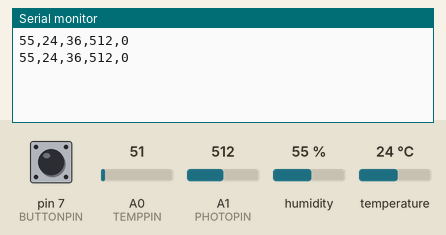
The sketch below on a simulated Arduino Uno, built with avr-gcc and run on an emulated ATmega328P. Parts: the last lines printed to the serial monitor. The test bench sets the inputs (shaded band); at power-on: A0 (TEMPPIN) = 51, pin 7 (BUTTONPIN) LOW, humidity 55 %, A1 (PHOTOPIN) = 512, temperature 24 °C.

Above: at 1.8 s.
1.9 s: A0 (TEMPPIN) set to 15
At 2.4 s:
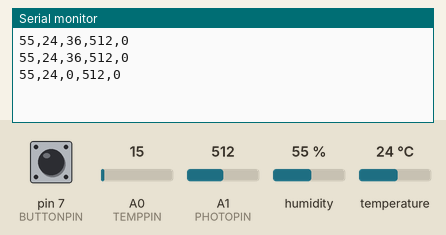
7.9 s: pin 7 (BUTTONPIN) pulled HIGH for 1.25 s
At 9.5 s:
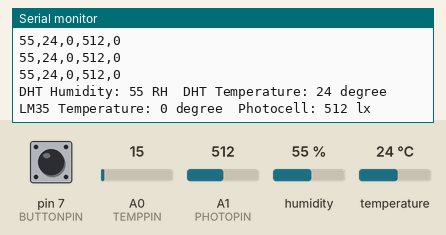
11.6 s: humidity set to 22 %
At 12.9 s:
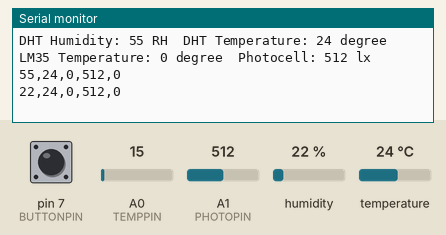
13.1 s: A1 (PHOTOPIN) set to 716
At 14.1 s:
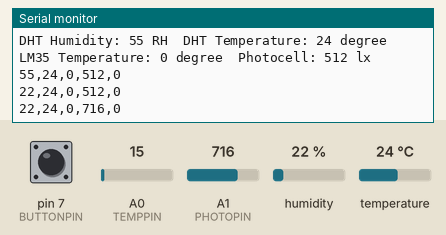
14.6 s: temperature set to 12 °C
At 15.9 s:
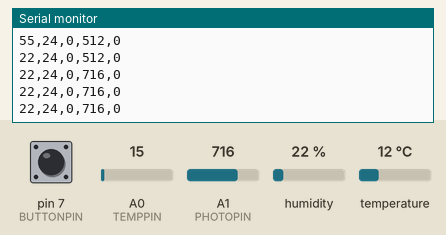
16.1 s: A0 (TEMPPIN) set to 30
At 17.9 s:
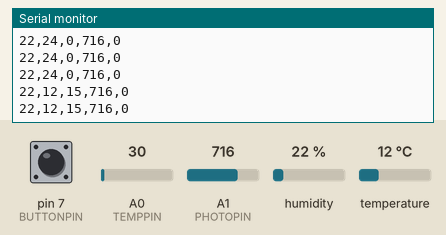
Timing chart, 0 to 18.6 s (numbered marks = the images above; inputs shaded):
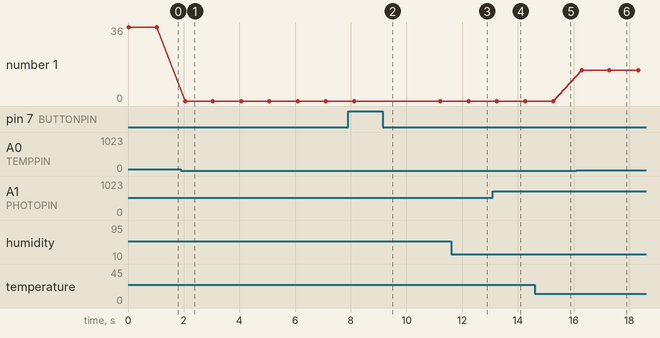

The sketch:

lab4_Arduino.ino
```cpp
#include <DHT.h>

// Pin assignments
const int DHTPIN = 5;
const int DHTTYPE = DHT11;
const int TEMPPIN = A0;
const int PHOTOPIN = A1;
const int BUTTONPIN = 7;
const int DEBOUNCEDELAY = 1000;

// Global variables
int ButtonState;
int prevButtonState = LOW;
unsigned long timeSinceDebounce=0;
int state;
int readingDataTime =1000;
const int carlibrateValue = 15; //calculated from the data
DHT dht(DHTPIN,DHTTYPE);    // initialize the DHT

void setup() {
  Serial.begin(9600);
  pinMode(BUTTONPIN, INPUT);
  dht.begin();
}

void loop() {
  // For debouncing
  int buttonIn = digitalRead(BUTTONPIN);
  if( buttonIn != prevButtonState ) {       // update the timeSinceDebounce if push button is fluctuating due to noise
    timeSinceDebounce = millis();
  }
  if( (millis() - timeSinceDebounce) > DEBOUNCEDELAY ) {    // if button has been in the same state for long enough
    if( buttonIn != ButtonState ) {                      // and button is in a different state from the previous actual button state
        ButtonState = buttonIn;                         //save the buttonIn to ButtonState
        delay(5);
        //switch the state, if state is 1, change it to 0, if 0 change it to 1
      if(state == 1){
          state=0;
          timeSinceDebounce = millis();       //update the debounce time
       }
       else{
          state=1;
          timeSinceDebounce = millis();
       }
     }
  }
// // Read data from the sensors
  int dhth = dht.readHumidity();
  int dhtt = dht.readTemperature();
  int lm35 = analogRead(TEMPPIN);
  int light = analogRead(PHOTOPIN);
  int calibratedLm35 = lm35 - carlibrateValue;    //calibrate the data using a statistic difference
// Task 1: Output the raw data for analysis by processing/matlab
  if( state == 0 ) {
    Serial.print(dhth);
    Serial.print(",");
    Serial.print(dhtt);
    Serial.print(",");
    Serial.print(calibratedLm35);
    Serial.print(",");
    Serial.print(light);
    Serial.print(",");
    Serial.print(0);
    Serial.print("\n");
    delay(readingDataTime);
  }
  else if(state ==1 ) {
  // Task 2: Output the data to the serial monitor with captions and units
    Serial.print("DHT Humidity: ");
    Serial.print(dhth);
    Serial.print(" RH");
    Serial.print("\t");
    //partial pressure of water vapor to the equilibrium vapor pressure of water at the same temperature
    Serial.print("DHT Temperature: ");
    Serial.print(dhtt);
    Serial.print(" degree");
    Serial.print("\t");
    Serial.print("LM35 Temperature: ");
    Serial.print(calibratedLm35);
    Serial.print(" degree");
    Serial.print("\t");
    Serial.print("Photocell: ");
    Serial.print(light);
    Serial.print(" lx");
    Serial.print("\n");
    delay(readingDataTime);
  }

    prevButtonState = buttonIn;   // store the previous button state for the next loop
}
```

Measured:
- after the input at 1.9 s, the serial monitor: prints a new line after 0.15 s (image 1)
- after the input at 7.9 s, the serial monitor: prints a new line after 1.2 s (image 2)
- after the input at 11.6 s, the serial monitor: prints a new line after 0.64 s (image 3)
- after the input at 13.1 s, the serial monitor: prints a new line after 0.14 s (image 4)
- after the input at 16.1 s, the serial monitor: prints a new line after 0.19 s (image 6)
- plotted number 1: 0 → 15 after the input at 16.1 s
